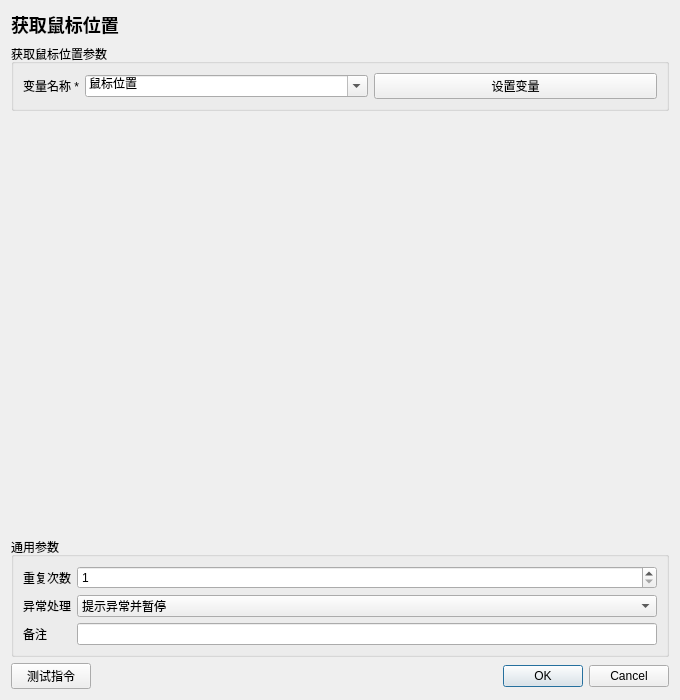
<?xml version="1.0" encoding="UTF-8"?>
<ui version="4.0"><class>InstructionEditor</class><widget class="QDialog" name="InstructionEditor">
<property name="geometry"><rect><x>0</x><y>0</y><width>680</width><height>700</height></rect></property><property name="minimumSize"><size><width>560</width><height>480</height></size></property><property name="windowTitle"><string>获取鼠标位置</string></property>
<layout class="QVBoxLayout" name="rootLayout">
<item><widget class="QLabel" name="titleLabel"><property name="text"><string>获取鼠标位置</string></property><property name="styleSheet"><string>font-size: 18px; font-weight: 600;</string></property></widget></item>
<item><widget class="QGroupBox" name="parameterGroupBox"><property name="title"><string>获取鼠标位置参数</string></property><layout class="QFormLayout" name="parameterFormLayout"><item row="0" column="0"><widget class="QLabel" name="parameterLabel_0"><property name="text"><string>变量名称 *</string></property></widget></item><item row="0" column="1"><widget class="QWidget" name="parameterContainer_0" native="true"><layout class="QHBoxLayout" name="parameterLayout_0"><property name="leftMargin"><number>0</number></property><property name="topMargin"><number>0</number></property><property name="rightMargin"><number>0</number></property><property name="bottomMargin"><number>0</number></property><item><widget class="QComboBox" name="parameter_0"><property name="editable"><bool>true</bool></property><item><property name="text"><string>鼠标位置</string></property></item></widget></item><item><widget class="QPushButton" name="auxiliary_0"><property name="text"><string>设置变量</string></property></widget></item></layout></widget></item></layout></widget></item>
<item><spacer name="verticalSpacer"><property name="orientation"><enum>Qt::Vertical</enum></property><property name="sizeHint" stdset="0"><size><width>20</width><height>20</height></size></property></spacer></item>
<item><widget class="QGroupBox" name="commonGroupBox"><property name="title"><string>通用参数</string></property><layout class="QFormLayout" name="commonFormLayout">
<item row="0" column="0"><widget class="QLabel" name="repeatLabel"><property name="text"><string>重复次数</string></property></widget></item><item row="0" column="1"><widget class="QSpinBox" name="repeatSpinBox"><property name="minimum"><number>1</number></property><property name="maximum"><number>999999</number></property><property name="value"><number>1</number></property></widget></item>
<item row="1" column="0"><widget class="QLabel" name="errorPolicyLabel"><property name="text"><string>异常处理</string></property></widget></item><item row="1" column="1"><widget class="QComboBox" name="errorPolicyComboBox"><item><property name="text"><string>自动跳过</string></property></item><item><property name="text"><string>提示异常并暂停</string></property></item><item><property name="text"><string>提示异常并停止</string></property></item><property name="currentIndex"><number>1</number></property></widget></item>
<item row="2" column="0"><widget class="QLabel" name="noteLabel"><property name="text"><string>备注</string></property></widget></item><item row="2" column="1"><widget class="QLineEdit" name="noteEdit"/></item>
</layout></widget></item>
<item><layout class="QHBoxLayout" name="footerLayout"><item><widget class="QPushButton" name="testButton"><property name="text"><string>测试指令</string></property></widget></item><item><spacer name="footerSpacer"><property name="orientation"><enum>Qt::Horizontal</enum></property><property name="sizeHint" stdset="0"><size><width>40</width><height>20</height></size></property></spacer></item><item><widget class="QDialogButtonBox" name="buttonBox"><property name="standardButtons"><set>QDialogButtonBox::Cancel|QDialogButtonBox::Ok</set></property></widget></item></layout></item>
</layout></widget><resources/><connections/></ui>
